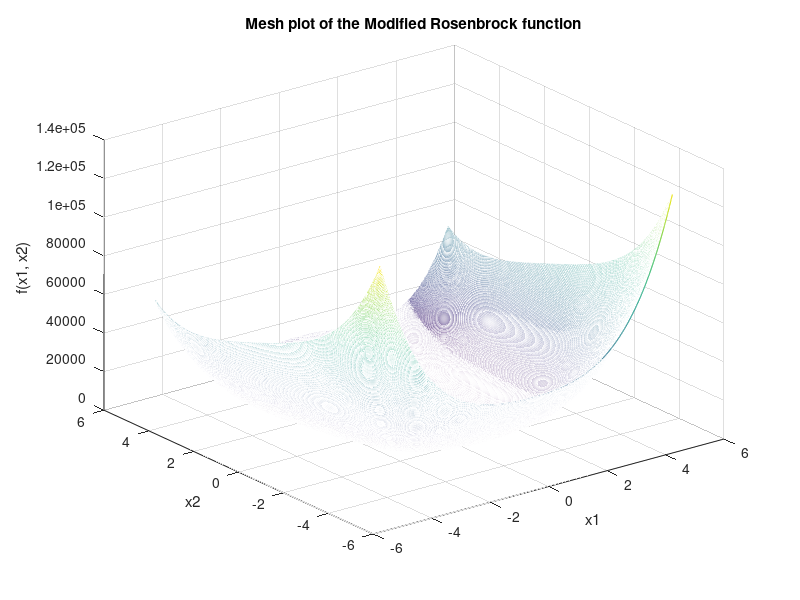
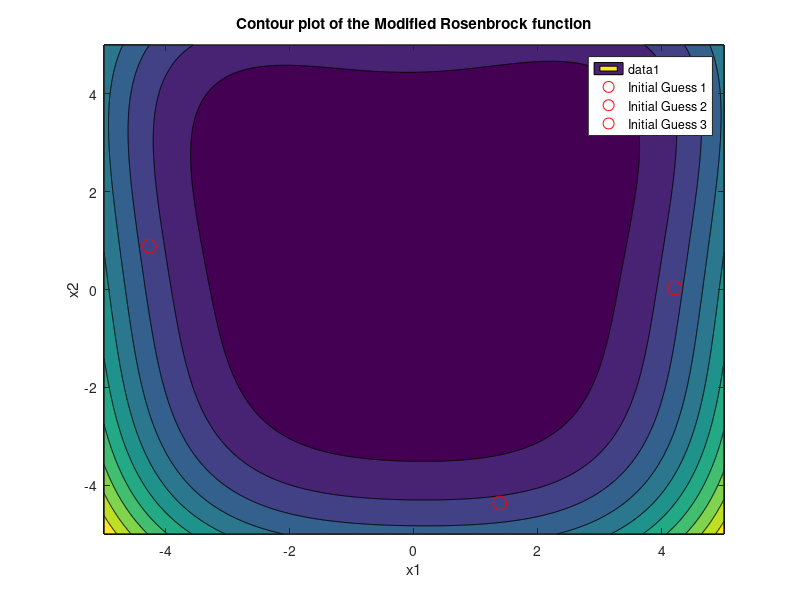

These figures' MATLAB source, in order: (Note: this script raises an error after producing the figures.)
clear all
close all
clc

% Define the range for x1 and x2
X1 = -5:0.01:5;
X2 = -5:0.01:5;

% Create a grid for x1 and x2
[x1, x2] = meshgrid(X1, X2);

% Define the Modified Rosenbrock function
F = 100 * (x2 - x1.^2).^2 + (6.4 * (x2 - 0.5).^2 - x1 - 0.6).^2;

% Plot the surface of the function
figure;
mesh(x1, x2, F);
title('Mesh plot of the Modified Rosenbrock function');
xlabel('x1');
ylabel('x2');
zlabel('f(x1, x2)');

% Plot the contour of the function
figure;
contourf(x1, x2, F);
title('Contour plot of the Modified Rosenbrock function');
xlabel('x1');
ylabel('x2');
hold on;


% Add initial guesses
initial_guesses = cell(3, 1);
initial_guesses{1} = -5 + 10 * rand(2, 1);  % Uniform distribution [-5, 5]
initial_guesses{2} = -5 + 10 * rand(2, 1);  % Uniform distribution [-5, 5]
initial_guesses{3} = -5 + 10 * rand(2, 1);  % Uniform distribution [-5, 5]

for i = 1:3
    plot(initial_guesses{i}(1), initial_guesses{i}(2), 'ro', 'MarkerSize', 10, 'DisplayName', ['Initial Guess ' num2str(i)]);
end

legend show;
hold off;

%% Newton-Raphson Algorithm
fprintf('Newton-Raphson Algorithm\n');
x = -5 + 10 * rand(2, 1);  % Starting point within [-5, 5]
epsilon = 10^(-4);  % Convergence tolerance

tic
fprintf('k=1, x1=%f, x2=%f, f(x)=%f\n', x(1), x(2), func(x));
plot(x(1), x(2), 'r.');
x_next = x - inv(hessianfunc(x)) * gradfunc(x);
fprintf('k=2, x1=%f, x2=%f, f(x)=%f, error=%f\n', x_next(1), x_next(2), func(x_next), norm(gradfunc(x_next)));
plot(x_next(1), x_next(2), 'r*');
k = 3;

while (norm(gradfunc(x_next)) > epsilon)
    x = x_next;
    x_next = x - inv(hessianfunc(x)) * gradfunc(x);
    fprintf('k=%d, x1=%f, x2=%f, f(x)=%f, error=%f\n', k, x_next(1), x_next(2), func(x_next), norm(gradfunc(x_next)));
    plot(x_next(1), x_next(2), 'r*');
    k = k + 1;
end

toc
title('Newton-Raphson Algorithm');
set(gca, 'fontsize', 35);
set(findobj(gca, 'Type', 'Line', 'Linestyle', '--'), 'LineWidth', 2);

%% Hestenes-Stiefel Algorithm
figure;
contourf(x1, x2, F);
hold on;

fprintf('Hestenes-Stiefel Algorithm\n');
x = -5+10*rand(2, 1);  % Starting point
epsilon = 10^(-4);  % Convergence tolerance

tic
fprintf('k=1, x1=%f, x2=%f, f(x)=%f\n', x(1), x(2), func(x));
plot(x(1), x(2), 'r.');
g = gradfunc(x);
d = -g;

% alpha argmin procedure
alpha_vals = 0:0.01:1;
funcalpha = zeros(length(alpha_vals), 1);
for i = 1:length(alpha_vals)
    funcalpha(i) = func(x + alpha_vals(i) * d);
end
[val, ind] = min(funcalpha);
alpha = alpha_vals(ind);
% end of alpha argmin procedure

x_next = x + alpha * d;
g_next = gradfunc(x_next);
beta = (g_next' * (g_next - g)) / (d' * (g_next - g));
d_next = -g_next + beta * d;

fprintf('k=2, x1=%f, x2=%f, f(x)=%f, error=%f\n', x_next(1), x_next(2), func(x_next), norm(gradfunc(x_next)));
plot(x_next(1), x_next(2), 'r*');
k = 3;

while (norm(gradfunc(x_next)) > epsilon)
    x = x_next;
    g = g_next;
    d = d_next;

    % alpha argmin procedure
    alpha_vals = 0:0.01:1;
    funcalpha = zeros(length(alpha_vals), 1);
    for i = 1:length(alpha_vals)
        funcalpha(i) = func(x + alpha_vals(i) * d);
    end
    [val, ind] = min(funcalpha);
    alpha = alpha_vals(ind);
    % end of alpha argmin procedure

    x_next = x + alpha * d;
    g_next = gradfunc(x_next);
    beta = (g_next' * (g_next - g)) / (d' * (g_next - g));
    d_next = -g_next + beta * d;

    fprintf('k=%d, x1=%f, x2=%f, f(x)=%f, error=%f\n', k, x_next(1), x_next(2), func(x_next), norm(gradfunc(x_next)));
    plot(x_next(1), x_next(2), 'r*');
    k = k + 1;
end

toc
title('Hestenes-Stiefel Algorithm');
set(gca, 'fontsize', 35);
set(findobj(gca, 'Type', 'Line', 'Linestyle', '--'), 'LineWidth', 2);

%% Polak-Ribiere Algorithm
figure;
contourf(x1, x2, F);
hold on;

fprintf('Polak-Ribiere Algorithm\n');
x = -5 + 10 * rand(2, 1);  % Starting point within [-5, 5]
epsilon = 10^(-4);  % Convergence tolerance

tic
fprintf('k=1, x1=%f, x2=%f, f(x)=%f\n', x(1), x(2), func(x));
plot(x(1), x(2), 'r.');
g = gradfunc(x);
d = -g;

% Armijo line search parameters
sigma = 0.1;
beta = 0.7;
alpha = 1;

k = 2;

while (true)
    % Armijo line search
    alpha = 1;  % Start with alpha = 1
    while func(x + alpha * d) > func(x) + sigma * alpha * g' * d
        alpha = beta * alpha;  % Reduce alpha
    end

    x_next = x + alpha * d;
    g_next = gradfunc(x_next);

    % Compute the Polak-Ribiere beta
    beta_pr = (g_next' * (g_next - g)) / (g' * g);
    
    % Update the direction
    d = -g_next + beta_pr * d;

    fprintf('k=%d, x1=%f, x2=%f, f(x)=%f, abs. error=%f\n', k, x_next(1), x_next(2), func(x_next), abs(func(x_next) - func(x)));
    plot(x_next(1), x_next(2), 'r*');

    % Check for termination
    if norm(g_next) <= epsilon || abs(func(x_next) - func(x)) <= epsilon
        break;
    end

    % Update variables for next iteration
    x = x_next;
    g = g_next;
    k = k + 1;
end

toc
title('Polak-Ribiere Algorithm');
set(gca, 'fontsize', 35);
set(findobj(gca, 'Type', 'Line', 'Linestyle', '--'), 'LineWidth', 2);

%% Fletcher-Reeves Algorithm
figure;
contourf(x1, x2, F);
hold on;

fprintf('Fletcher-Reeves\n');
x = -5 + 10 * rand(2, 1);  % Starting point within [-5, 5]
epsilon = 10^(-4);  % Convergence tolerance

tic
fprintf('k=1, x1=%f, x2=%f, f(x)=%f\n', x(1), x(2), func(x));
plot(x(1), x(2), 'r.');
g = gradfunc(x);
d = -g;

% Armijo line search parameters
sigma = 0.1;
beta = 0.7;
alpha = 1;

k = 2;

while (true)
    % Armijo line search
    alpha = 1;  % Start with alpha = 1
    while func(x + alpha * d) > func(x) + sigma * alpha * g' * d
        alpha = beta * alpha;  % Reduce alpha
    end

    x_next = x + alpha * d;
    g_next = gradfunc(x_next);

    % Compute the Fletcher-Reeves beta
    beta_fr = (g_next' * g_next) / (g' * g);
    
    % Update the direction
    d = -g_next + beta_fr * d;

    fprintf('k=%d, x1=%f, x2=%f, f(x)=%f, abs. error=%f\n', k, x_next(1), x_next(2), func(x_next), abs(func(x_next) - func(x)));
    plot(x_next(1), x_next(2), 'r*');

    % Check for termination
    if norm(g_next) <= epsilon || abs(func(x_next) - func(x)) <= epsilon
        break;
    end

    % Update variables for next iteration
    x = x_next;
    g = g_next;
    k = k + 1;
end

toc
title('Fletcher-Reeves Algorithm');
set(gca, 'fontsize', 35);
set(findobj(gca, 'Type', 'Line', 'Linestyle', '--'), 'LineWidth', 2);

